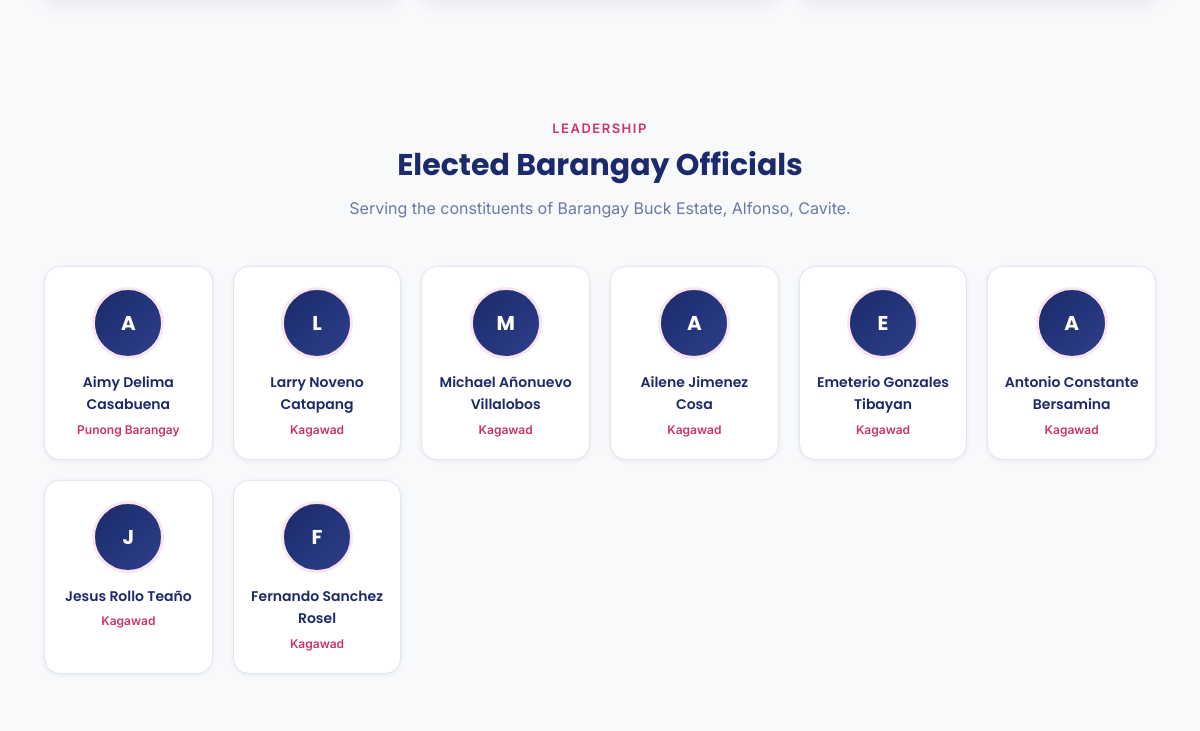
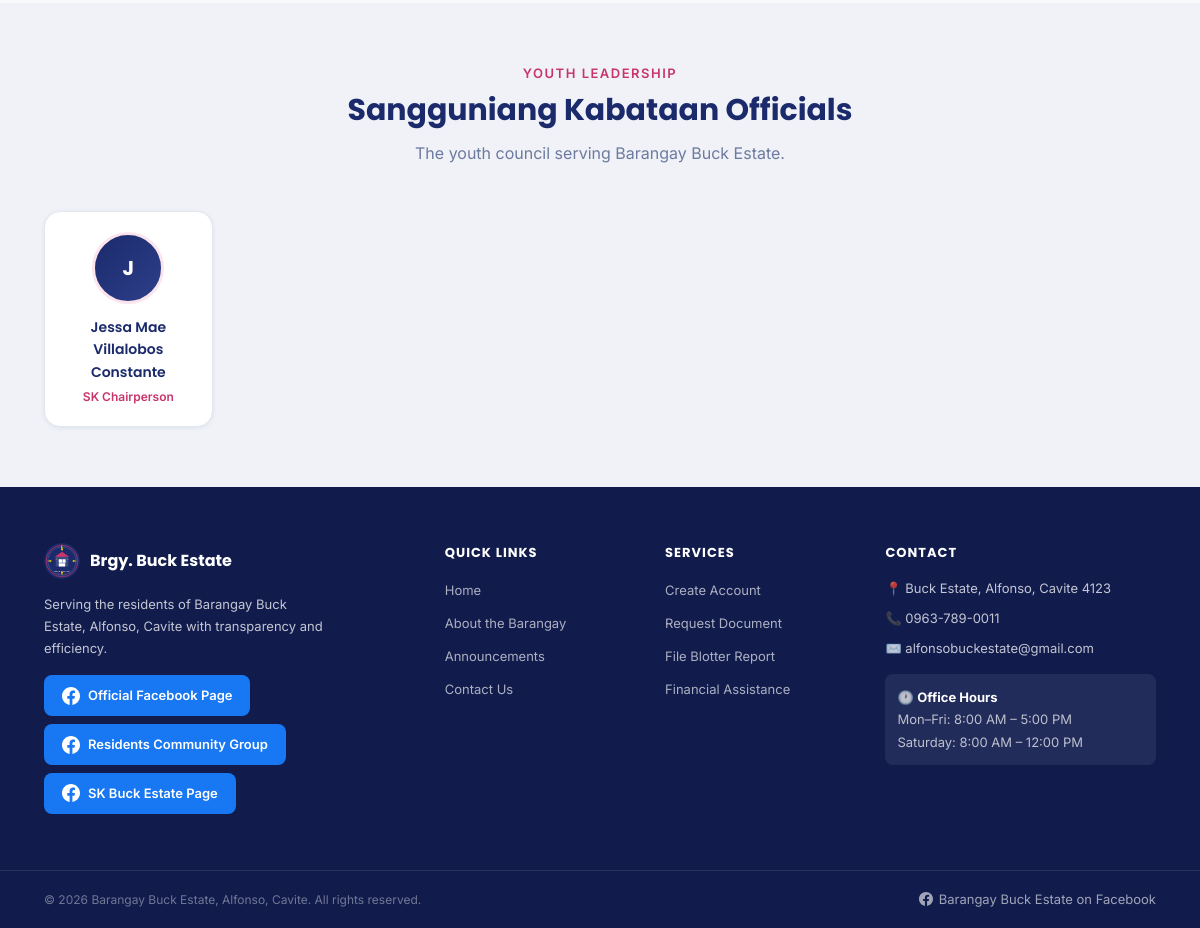
The page /about.php (lower part) on the database as committed earlier (2 pictures, top to bottom).
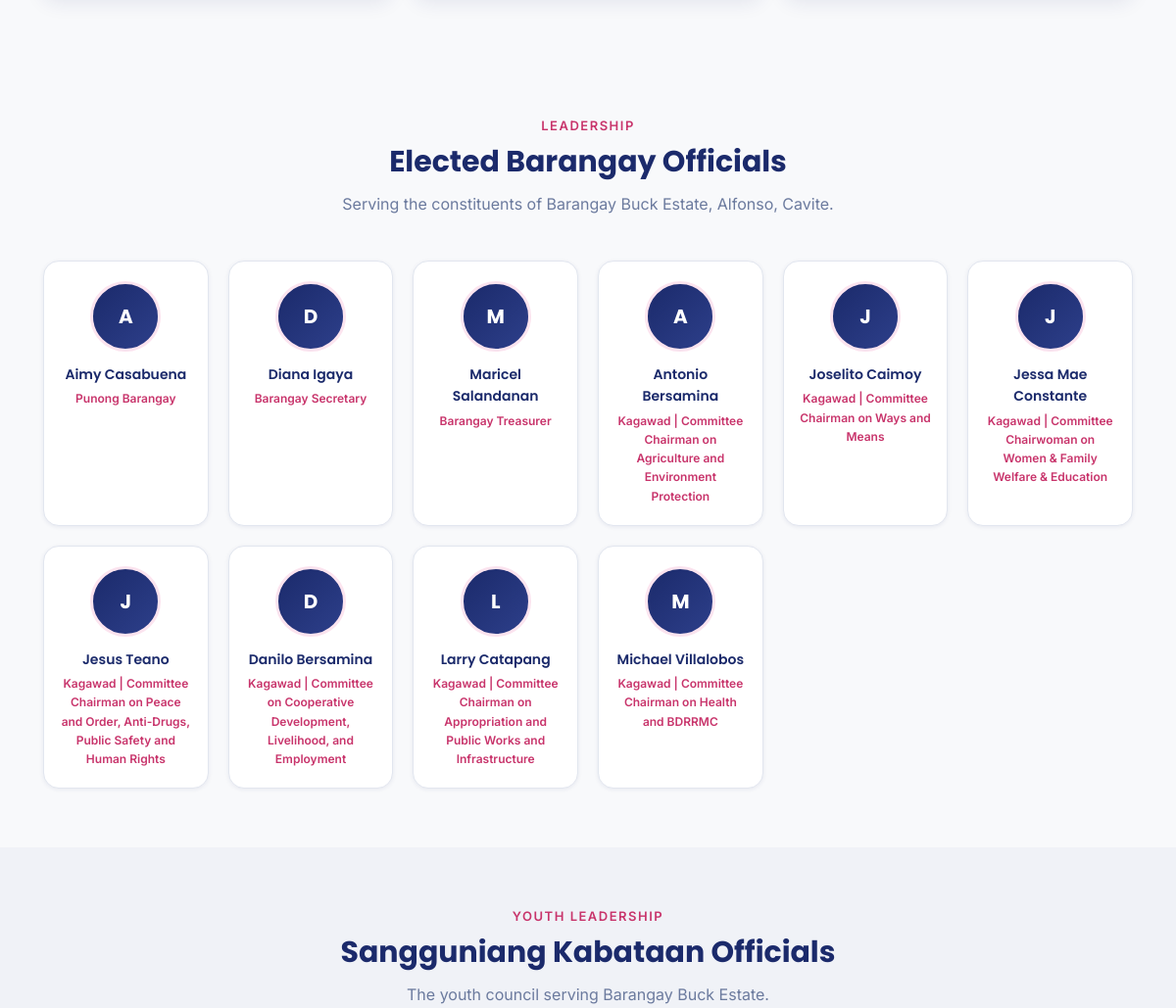
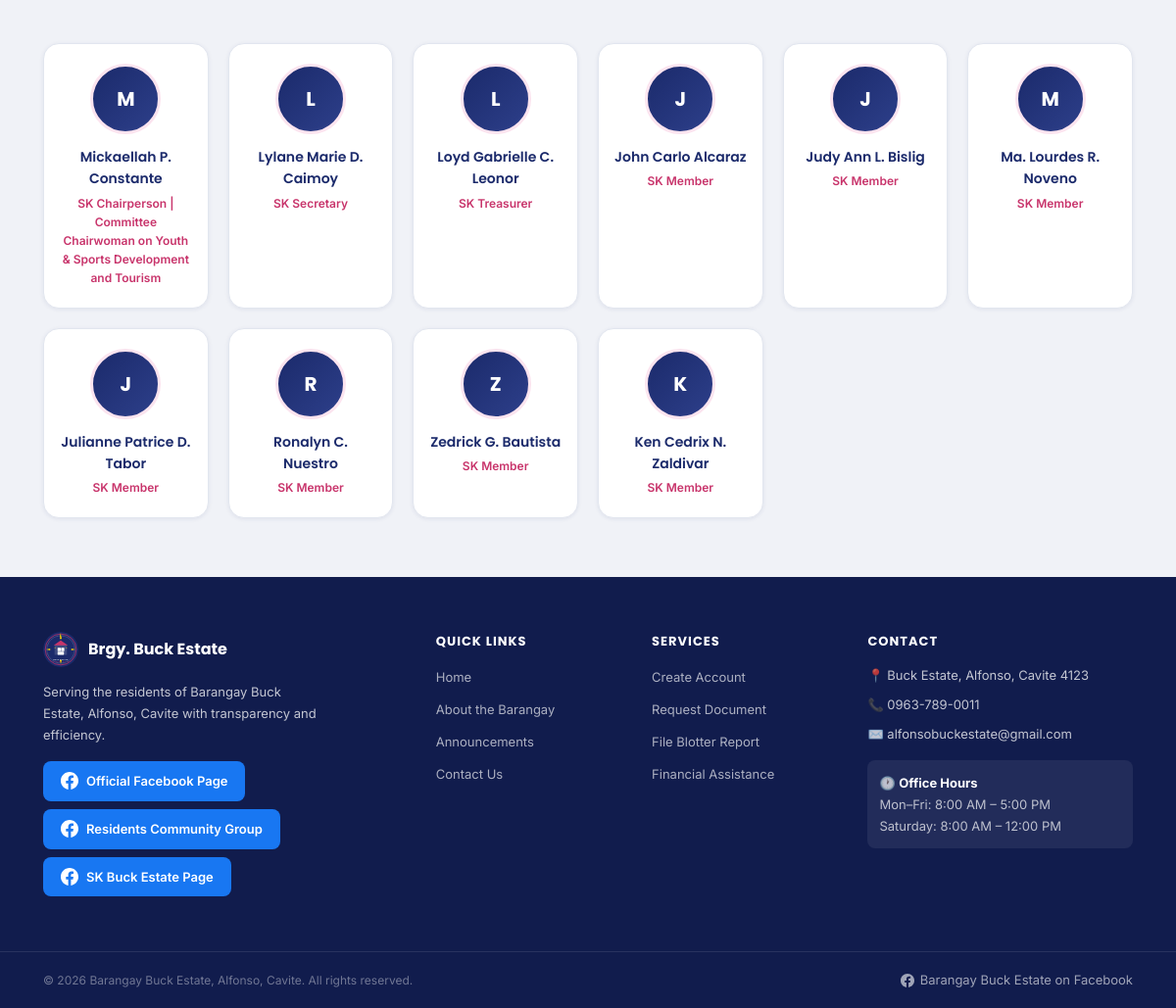
The same page on the database as committed later (2 pictures, top to bottom).
### tables this page shows
CREATE TABLE IF NOT EXISTS `officials` (
    `id`        INT AUTO_INCREMENT PRIMARY KEY,
    `name`      VARCHAR(200) NOT NULL,
    `position`  VARCHAR(100) NOT NULL,
    `photo_url` VARCHAR(500),
    `order_num` INT DEFAULT 0,
    `is_active` TINYINT(1) DEFAULT 1
);

### includes/functions.php (called while the page is built, shortened)
<?php
function sanitize(string $value): string {
    return htmlspecialchars(trim($value), ENT_QUOTES, 'UTF-8');
}

### about.php (the view, shortened to what this page needs)
<?php
require_once __DIR__ . '/includes/functions.php';
$pdo = getDB();
$allOfficials = $pdo->query("SELECT * FROM officials WHERE is_active=TRUE ORDER BY order_num ASC")->fetchAll();
$officials = array_filter($allOfficials, fn($o) => strpos($o['position'], 'SK ') !== 0);
$skOfficials = array_filter($allOfficials, fn($o) => strpos($o['position'], 'SK ') === 0);
require_once __DIR__ . '/includes/header.php';
?>
<section class="section">
</section>
<?php if (!empty($officials)): ?>
<section class="section">
    <div class="container">
        <div class="section__header">
            <span class="section__eyebrow">Leadership</span>
            <h2 class="section__title">Elected Barangay Officials</h2>
            <p class="section__subtitle">Serving the constituents of Barangay Buck Estate, Alfonso, Cavite.</p>
        </div>
        <div class="officials-grid">
            <?php foreach ($officials as $o): ?>
            <div class="official-card">
                <?php if (!empty($o['photo_url'])): ?>
                    <img src="<?= sanitize($o['photo_url']) ?>" alt="<?= sanitize($o['name']) ?>" class="official-card__photo">
                <?php else: ?>
                    <div class="official-card__photo-placeholder">
                        <?= strtoupper(substr(trim($o['name']), 0, 1)) ?>
                    </div>
                <?php endif; ?>
                <div class="official-card__name"><?= sanitize($o['name']) ?></div>
                <div class="official-card__position"><?= sanitize($o['position']) ?></div>
            </div>
            <?php endforeach; ?>
        </div>
    </div>
</section>
<?php endif; ?>
<?php if (!empty($skOfficials)): ?>
<section class="section section--gray">
    <div class="container">
        <div class="section__header">
            <span class="section__eyebrow">Youth Leadership</span>
            <h2 class="section__title">Sangguniang Kabataan Officials</h2>
            <p class="section__subtitle">The youth council serving Barangay Buck Estate.</p>
        </div>
        <div class="officials-grid">
            <?php foreach ($skOfficials as $o): ?>
            <div class="official-card">
                <?php if (!empty($o['photo_url'])): ?>
                    <img src="<?= sanitize($o['photo_url']) ?>" alt="<?= sanitize($o['name']) ?>" class="official-card__photo">
                <?php else: ?>
                    <div class="official-card__photo-placeholder">
                        <?= strtoupper(substr(trim($o['name']), 0, 1)) ?>
                    </div>
                <?php endif; ?>
                <div class="official-card__name"><?= sanitize($o['name']) ?></div>
                <div class="official-card__position"><?= sanitize($o['position']) ?></div>
            </div>
            <?php endforeach; ?>
        </div>
    </div>
</section>
<?php endif; ?>
<?php require_once __DIR__ . '/includes/footer.php'; ?>

Rows that differ between the two databases and show on the page:
removed officials: name "L", name "Larry Noveno Catapang", position "Kagawad", shown under "Elected Barangay Officials"
removed officials: name "E", name "Emeterio Gonzales Tibayan", position "Kagawad", shown under "Elected Barangay Officials"
removed officials: name "F", name "Fernando Sanchez Rosel", position "Kagawad", shown under "Elected Barangay Officials"
removed officials: name "J", name "Jessa Mae Villalobos Constante", position "SK Chairperson", shown under "Sangguniang Kabataan Officials"
changed officials "Punong Barangay": name "Aimy Delima Casabuena" → "Aimy Casabuena"
added officials: name "D", name "Diana Igaya", position "Barangay Secretary", shown under "Elected Barangay Officials"
changed officials: name "Michael Añonuevo Villalobos" → "Maricel Salandanan"; position "Kagawad" → "Barangay Treasurer"
changed officials: name "Ailene Jimenez Cosa" → "Antonio Bersamina"; position "Kagawad" → "Kagawad | Committee Chairman on Agriculture and Environment Protection"
added officials: name "J", name "Joselito Caimoy", position "Kagawad | Committee Chairman on Ways and Means", shown under "Elected Barangay Officials"
changed officials: name "A" → "J"; name "Antonio Constante Bersamina" → "Jessa Mae Constante"; position "Kagawad" → "Kagawad | Committee Chairwoman on Women & Family Welfare & Education"
changed officials: name "Jesus Rollo Teaño" → "Jesus Teano"; position "Kagawad" → "Kagawad | Committee Chairman on Peace and Order, Anti-Drugs, Public Safety and Human Rights"
added officials: name "D", name "Danilo Bersamina", position "Kagawad | Committee on Cooperative Development, Livelihood, and Employment", shown under "Elected Barangay Officials"
added officials: name "L", name "Larry Catapang", position "Kagawad | Committee Chairman on Appropriation and Public Works and Infrastructure", shown under "Elected Barangay Officials"
added officials: name "M", name "Michael Villalobos", position "Kagawad | Committee Chairman on Health and BDRRMC", shown under "Elected Barangay Officials"
added officials: name "M", name "Mickaellah P. Constante", position "SK Chairperson | Committee Chairwoman on Youth & Sports Development and Tourism", shown under "Sangguniang Kabataan Officials"
added officials: name "L", name "Lylane Marie D. Caimoy", position "SK Secretary", shown under "Sangguniang Kabataan Officials"
added officials: name "L", name "Loyd Gabrielle C. Leonor", position "SK Treasurer", shown under "Sangguniang Kabataan Officials"
added officials: name "J", name "John Carlo Alcaraz", position "SK Member", shown under "Sangguniang Kabataan Officials"
added officials: name "J", name "Judy Ann L. Bislig", position "SK Member", shown under "Sangguniang Kabataan Officials"
added officials: name "M", name "Ma. Lourdes R. Noveno", position "SK Member", shown under "Sangguniang Kabataan Officials"
added officials: name "J", name "Julianne Patrice D. Tabor", position "SK Member", shown under "Sangguniang Kabataan Officials"
added officials: name "R", name "Ronalyn C. Nuestro", position "SK Member", shown under "Sangguniang Kabataan Officials"
added officials: name "Z", name "Zedrick G. Bautista", position "SK Member", shown under "Sangguniang Kabataan Officials"
added officials: name "K", name "Ken Cedrix N. Zaldivar", position "SK Member", shown under "Sangguniang Kabataan Officials"
